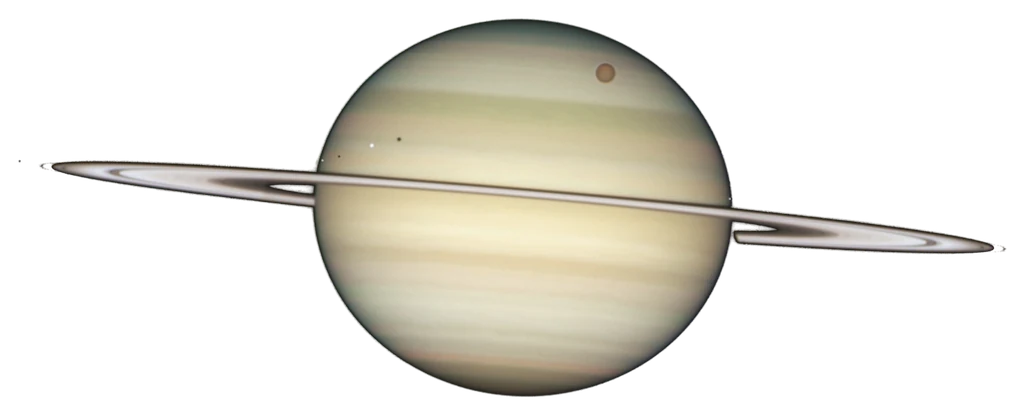
#> input picture assets/saturn.webp, 1024 x 415 px
$ python build-saturn.py ../assets/saturn.webp ../assets/saturn.webp
#> lines starting #> are read from the running program, lines starting #| are printed output that depends on the picture
# Saturn photo for the telescope scene: Hubble, 24 Feb 2009, rings nearly edge-on as they are in 2026.
# Source: https://esahubble.org/images/heic0904a/ (large JPEG). Credit: NASA, ESA and the Hubble Heritage Team (STScI/AURA), CC BY 4.0
# usage: python3 tools/build-saturn.py heic0904a.jpg assets/saturn.webp
import sys
import numpy as np
from PIL import Image

src, out = sys.argv[1], sys.argv[2]
a = np.asarray(Image.open(src).convert('RGB')).astype(float) / 255
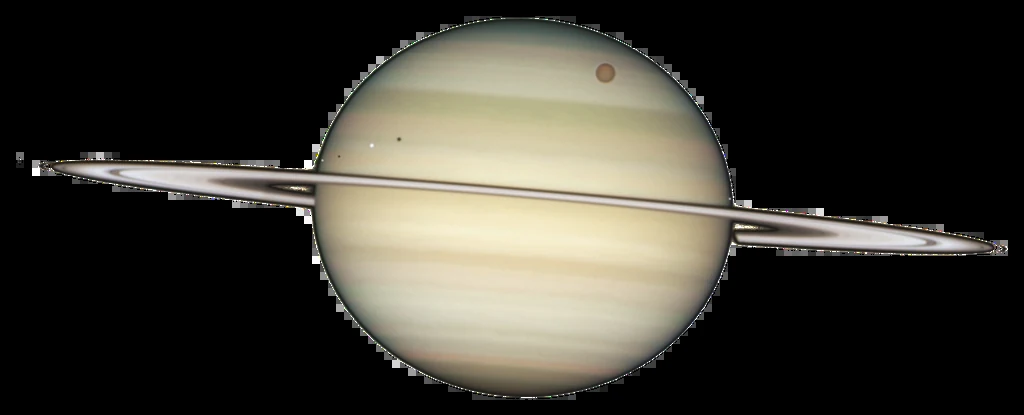
#> a: shape (415, 1024, 3) float64; mean R, G, B 0.241, 0.231, 0.2
m = a.max(2)
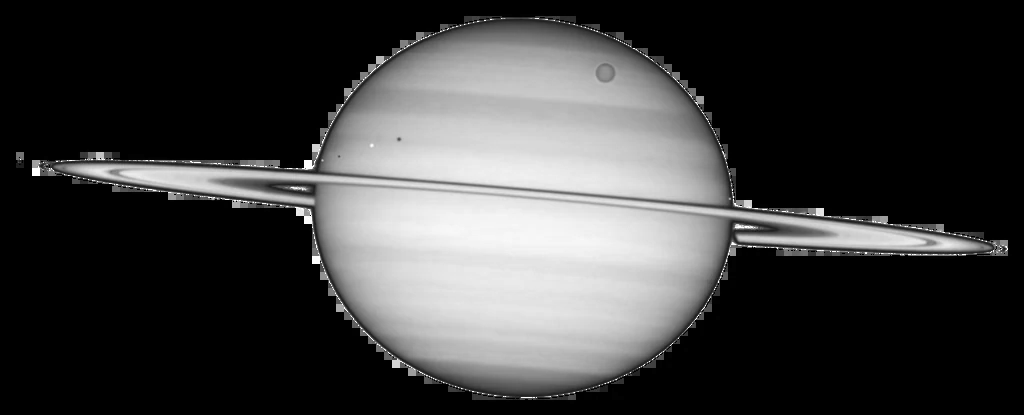
#> m: shape (415, 1024) float64; min 0, max 1, mean 0.242
ys, xs = np.where(m > 0.08)
pad = 40
a = a[max(0, ys.min() - pad):ys.max() + pad, max(0, xs.min() - pad):xs.max() + pad]
m = a.max(2)
# black sky -> transparent: opacity from brightness, colour un-premultiplied
t = np.clip((m - 0.02) / 0.12, 0, 1)
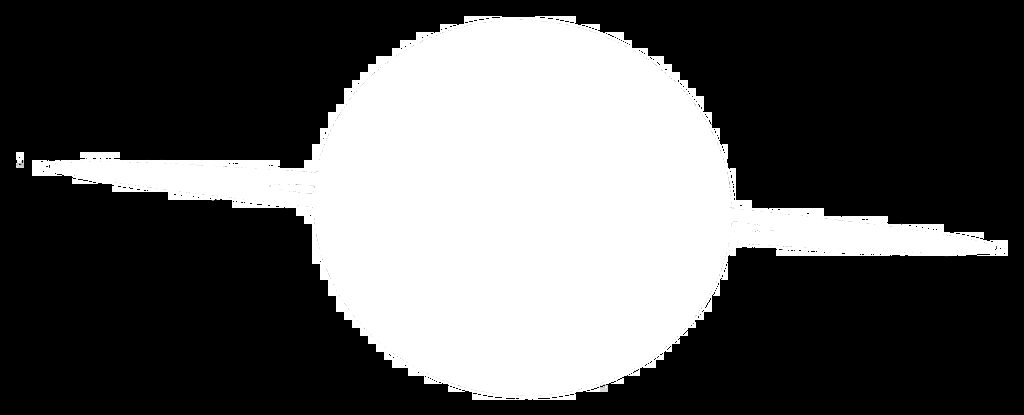
#> t: shape (415, 1024) float64; min 0, max 1, mean 0.354
alpha = t * t * (3 - 2 * t)
# colour chosen so that laying it over black gives back the original pixel
rgb = np.clip(a / np.maximum(alpha, 1e-3)[..., None], 0, 1)
img = Image.fromarray((np.dstack([rgb, alpha]) * 255).round().astype('uint8'), 'RGBA')
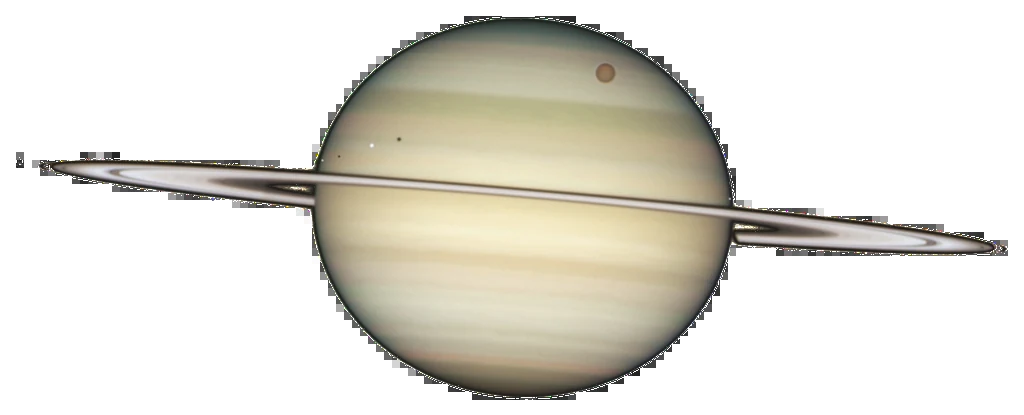
#> img: PIL image 1024x415 RGBA; mean R, G, B, A 62.3, 59.9, 51.6, 90.4; transparent parts drawn white
w = 1024
img = img.resize((w, round(img.height * w / img.width)), Image.LANCZOS)
img.save(out, 'WEBP', quality=88, method=6)
print(out, img.size)
#| ../assets/saturn.webp (1024, 415)
